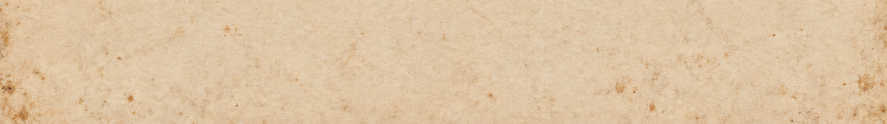
#> input picture assets/v10/paper/parchment.png, 1774 x 247 px, found by its file name (shown at 1/2 size)
$ python build.py
#> lines starting #> are read from the running program, lines starting #| are printed output that depends on the picture
from PIL import Image,ImageDraw,ImageFont,ImageFilter
from pathlib import Path
import sys
sys.path.insert(0,'/workspace/handoff_to_maggi/tavern_ui/riddle/v1/work')
from qframe import make
O=Path('/workspace/handoff_to_maggi/tutorial/castbar_v3');A=Path('/workspace/handoff_to_maggi/tutorial/castbar_v1/work/current_play/assets');W,H=1100,670
FONT='/usr/share/fonts/truetype/sand-box/google/Gelasio/Gelasio-VariableFont_wght.ttf';INK='#140E0A';OR='#ac5c24'
def f(n,b=False):
 q=ImageFont.truetype(FONT,n)
 if b:q.set_variation_by_axes([650])
 return q
p=Image.open(A/'v7/ui/parchment.png').convert('RGB').resize((W,H)).convert('RGBA');d=ImageDraw.Draw(p)
#> after `p = Image.open(A / 'v7/ui/parchment.png').convert('RGB').resize((W, H)`:
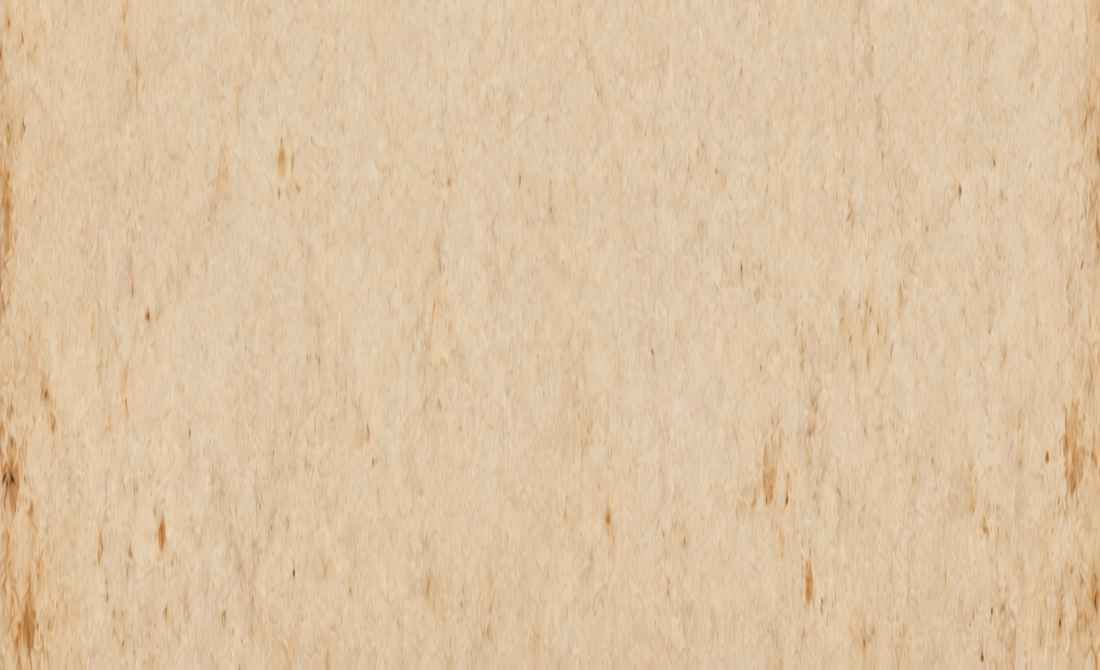
#> p: PIL image 1100x670 RGBA; mean R, G, B, A 221.3, 195.4, 162.9, 255
p.alpha_composite(make(W,H))
#> (this line was passed over: qframe is not available in this run)
def center(t,y,n=28,fill=INK,bold=False):
 ft=f(n,bold);d.text(((W-d.textlength(t,font=ft))/2,y),t,font=ft,fill=fill)
def icon(name,xy,box):
 im=Image.open(A/'timing-woodcut'/(name+'.png')).convert('RGBA');im.thumbnail(box,Image.Resampling.LANCZOS);p.alpha_composite(im,(round(xy[0]-im.width/2),round(xy[1]-im.height/2)))
#> (the run stopped early here; a loop or call above may not have finished)
